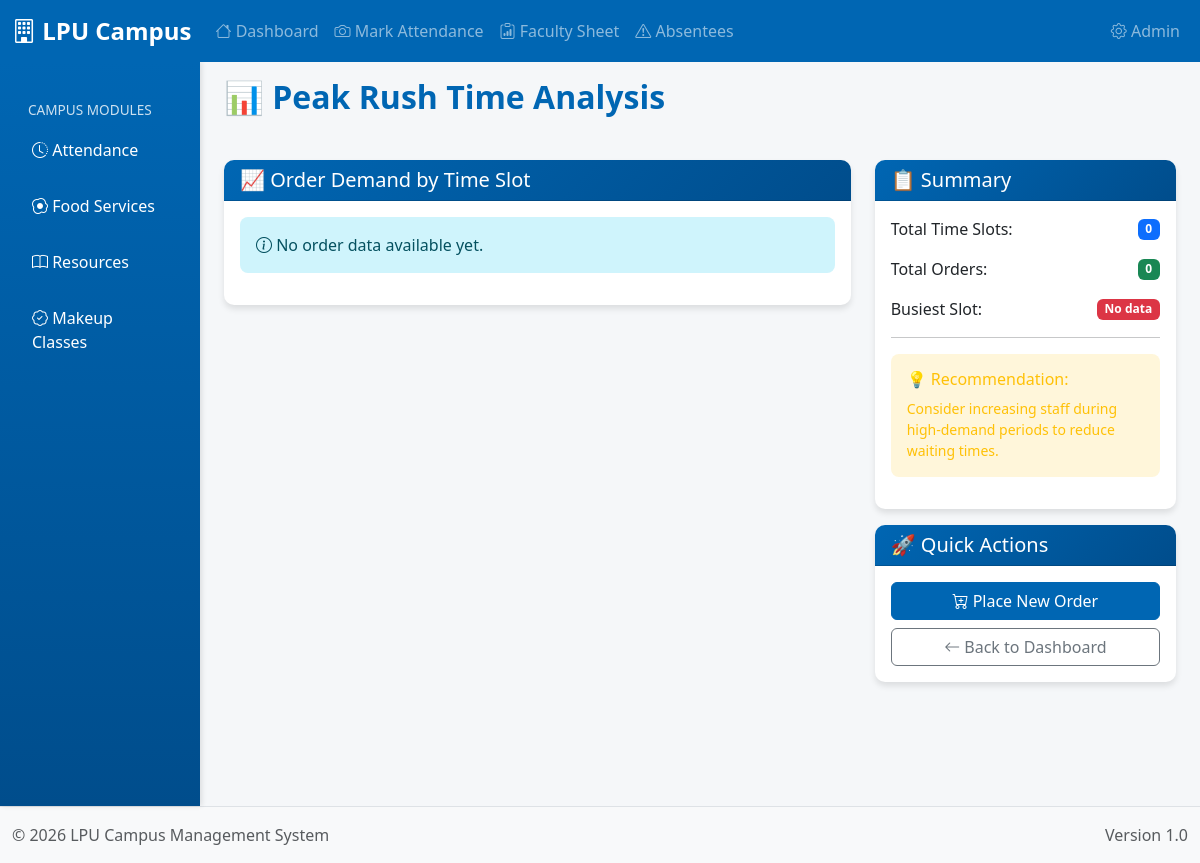
The page /food/peak/ on the database as committed earlier.
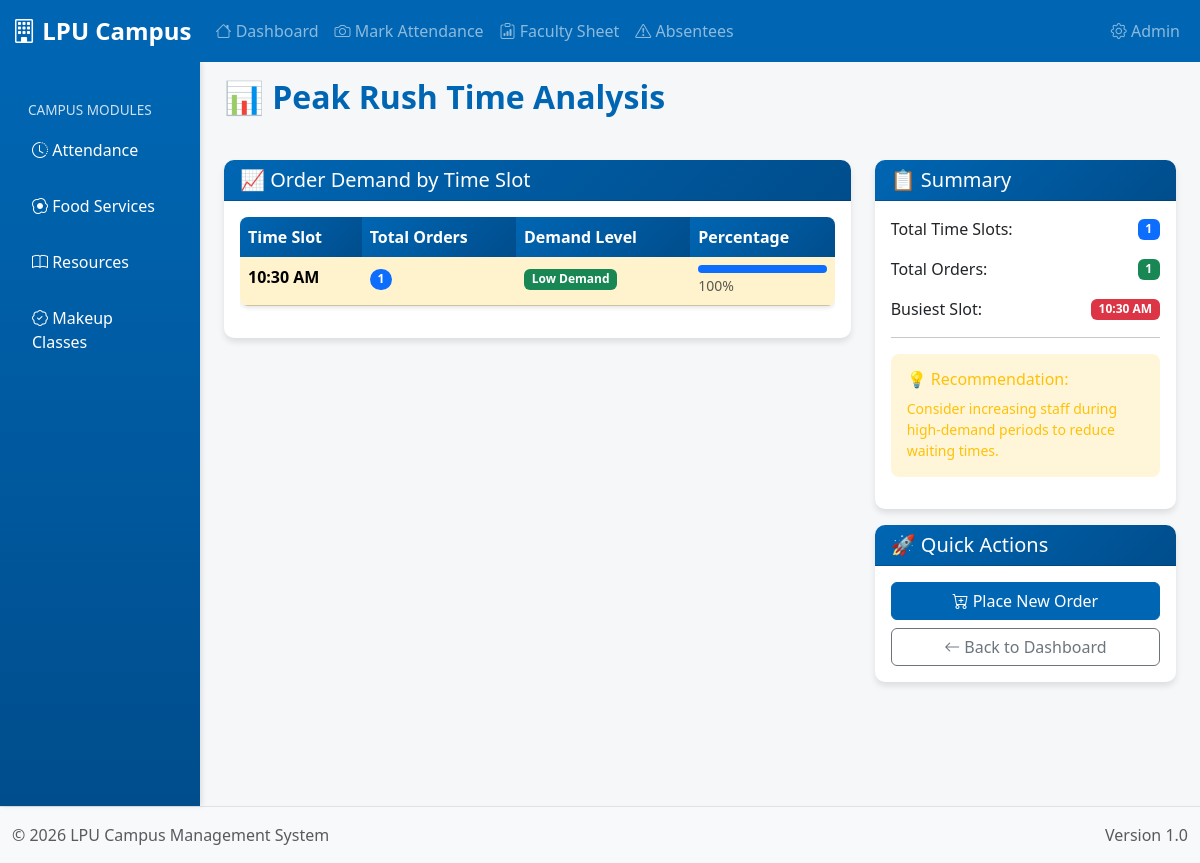
The same page on the database as committed later.
### food/models.py (models this page shows, shortened)
class FoodOrder(models.Model):
    student = models.ForeignKey(Student, on_delete=models.CASCADE)
    item = models.ForeignKey(FoodItem, on_delete=models.CASCADE)
    time_slot = models.CharField(
        max_length=50,
        choices=[
            ("10:30 AM", "10:30 AM"),
            ("12:30 PM", "12:30 PM"),
            ("02:30 PM", "02:30 PM"),
            ("04:30 PM", "04:30 PM"),
        ]
    )
    ordered_at = models.DateTimeField(auto_now_add=True)

### food/views.py (the view)
# urls.py: path("peak/", views.peak_times, name="peak_times"),
def peak_times(request):
    demand = FoodOrder.objects.values("time_slot").annotate(total=Count("id"))
    total_orders = sum(d['total'] for d in demand)
    busiest_slot = max(demand, key=lambda x: x['total'], default={'time_slot': 'No data', 'total': 0})
    max_orders = max([d['total'] for d in demand], default=1)
    return render(request, "food/peak.html", {
        "demand": demand,
        "total_orders": total_orders,
        "busiest_slot": busiest_slot,
        "max_orders": max_orders
    })

### food/templates/food/peak.html (shortened to what the changed rows need)
{% extends 'base.html' %}
{% load static %}
{% block page_title %}
📊 Peak Rush Time Analysis
{% endblock %}
{% block content %}
<div class="row">
    <div class="col-md-8">
        <div class="card">
            <div class="card-body">
                {% if demand %}
                <div class="table-responsive">
                    <table class="table table-hover">
                        <thead class="table-primary">
                            <tr>
                                <th>Time Slot</th>
                                <th>Total Orders</th>
                                <th>Demand Level</th>
                                <th>Percentage</th>
                            </tr>
                        </thead>
                        <tbody>
                            {% for d in demand %}
                            <tr>
                                <td><strong>{{ d.time_slot }}</strong></td>
                                <td>
                                    <span class="badge bg-primary rounded-pill">{{ d.total }}</span>
                                </td>
                                <td>
                                    {% if d.total >= 20 %}
                                    <span class="badge bg-danger">High Demand</span>
                                    {% elif d.total >= 10 %}
                                    <span class="badge bg-warning">Medium Demand</span>
                                    {% else %}
                                    <span class="badge bg-success">Low Demand</span>
                                    {% endif %}
                                </td>
                                <td>
                                    <div class="progress" style="height: 8px;">
                                        {% widthratio d.total max_orders 100 as percentage %}
                                        <div class="progress-bar bg-primary" role="progressbar"
                                             style="width: {% widthratio d.total max_orders 100 %}%"
                                             aria-valuenow="{% widthratio d.total max_orders 100 %}"
                                             aria-valuemin="0" aria-valuemax="100">
                                        </div>
                                    </div>
                                    <small class="text-muted">{% widthratio d.total max_orders 100 %}%</small>
                                </td>
                            </tr>
                            {% endfor %}
                        </tbody>
                    </table>
                </div>
                {% else %}
                <div class="alert alert-info">
                    <i class="bi bi-info-circle"></i> No order data available yet.
                </div>
                {% endif %}
            </div>
        </div>
    </div>
    <div class="col-md-4">
        <div class="card">
            <div class="card-body">
                <div class="d-flex justify-content-between align-items-center mb-3">
                    <span>Total Time Slots:</span>
                    <span class="badge bg-primary">{{ demand|length }}</span>
                </div>
                <div class="d-flex justify-content-between align-items-center mb-3">
                    <span>Total Orders:</span>
                    <span class="badge bg-success">{{ total_orders }}</span>
                </div>
                <div class="d-flex justify-content-between align-items-center mb-3">
                    <span>Busiest Slot:</span>
                    <span class="badge bg-danger">{{ busiest_slot.time_slot }}</span>
                </div>
            </div>
        </div>
    </div>
</div>
{% endblock %}

Rows that differ between the two databases and show on the page:
added FoodOrder: time_slot "10:30 AM", total "1", total "100"
Other text that changed with them:
{{ demand|length }}: "0" → "1"
{{ total_orders }}: "0" → "1"
{{ busiest_slot.time_slot }}: "No data" → (not shown)
text no longer shown: "No order data available yet."
text now shown: "Time Slot Total Orders Demand Level Percentage"
